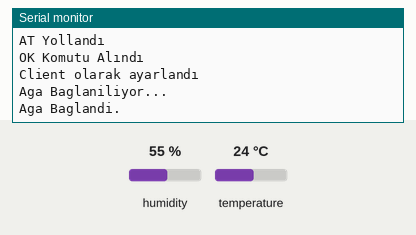
This sketch was run on a simulated Arduino Uno, built with avr-gcc and run on an emulated ATmega328P. Parts: the last lines printed to the serial monitor. Inputs (shaded band) come from the test bench; at power-on: humidity 55 %, temperature 24 °C. The modem accepts every AT command (registered, SIM ready, sends succeed) and sends nothing else.

Above: at 2.2 s.
2.3 s: humidity set to 22 %
At 5.5 s:
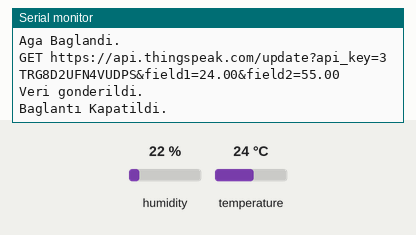
5.6 s: temperature set to 12 °C
7.1 s: humidity set to 40 %
At 10.0 s:
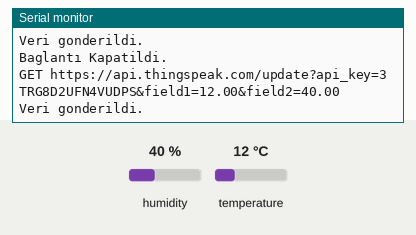

Measured:
- after the input at 7.1 s, the serial monitor: prints a new line after 2.1 s (image 2)

The sketch:

Esp_mdl.ino
```cpp
#include <SoftwareSerial.h>
#include "DHT.h" // Bu örnekte Adafruit'in DHT11 kütüphanesini kullanacağız
                 // Arduino IDE ana menüsünden Araçlar > Kütüphaneleri Yönet... ekranını açın
                 // DHT sensor library yazıp aratın
                 // Adafruit tarafından hazırlanmış kütüphaneyi tüm gereklilikleri ile
                 // birlikte kurun
String agAdi = "Ağ Adı";                 //Ağımızın adını buraya yazıyoruz.
String agSifresi = "Şifre";           //Ağımızın şifresini buraya yazıyoruz.

int rxPin = 10;                                               //ESP8266 RX pini
int txPin = 11;                                               //ESP8266 TX pini
int dht11Pin = 2;

String ip = "184.106.153.149";                                //Thingspeak ip adresi
float sicaklik, nem;

#define DHTTYPE DHT11     // Kütüphaneden sensör tipini seçiyoruz
DHT dht(dht11Pin, DHTTYPE); // Sensör pinimizi kütüphaneye tanıtıyoruz

SoftwareSerial esp(rxPin, txPin);                             //Seri haberleşme pin ayarlarını yapıyoruz.

void setup() {

dht.begin();            // Ölçüm başlasın
Serial.begin(9600);  //Seri port ile haberleşmemizi başlatıyoruz.
  Serial.println("Started");
  esp.begin(115200);                                          //ESP8266 ile seri haberleşmeyi başlatıyoruz.
  esp.println("AT");                                          //AT komutu ile modül kontrolünü yapıyoruz.
  Serial.println("AT Yollandı");
  while(!esp.find("OK")){                                     //Modül hazır olana kadar bekliyoruz.
    esp.println("AT");
    Serial.println("ESP8266 Bulunamadı.");
  }
  Serial.println("OK Komutu Alındı");
  esp.println("AT+CWMODE=1");                                 //ESP8266 modülünü client olarak ayarlıyoruz.
  while(!esp.find("OK")){                                     //Ayar yapılana kadar bekliyoruz.
    esp.println("AT+CWMODE=1");
    Serial.println("Ayar Yapılıyor....");
  }
  Serial.println("Client olarak ayarlandı");
  Serial.println("Aga Baglaniliyor...");
  esp.println("AT+CWJAP=\""+agAdi+"\",\""+agSifresi+"\"");    //Ağımıza bağlanıyoruz.
  while(!esp.find("OK"));                                     //Ağa bağlanana kadar bekliyoruz.
  Serial.println("Aga Baglandi.");
  delay(1000);


}

void loop() {
    esp.println("AT+CIPSTART=\"TCP\",\""+ip+"\",80");           //Thingspeak'e bağlanıyoruz.
  if(esp.find("Error")){                                      //Bağlantı hatası kontrolü yapıyoruz.
    Serial.println("AT+CIPSTART Error");
  }


  nem = dht.readHumidity();         // Nem ölçülüyor
  sicaklik = dht.readTemperature(); // Sıcaklık ölçülüyor

 String veri = "GET https://api.thingspeak.com/update?api_key=3TRG8D2UFN4VUDPS";   //Thingspeak komutu. Key kısmına kendi api keyimizi yazıyoruz.                                   //Göndereceğimiz sıcaklık değişkeni
  veri += "&field1=";
  veri += String(sicaklik);
  veri += "&field2=";
  veri += String(nem);                                        //Göndereceğimiz nem değişkeni
  veri += "\r\n\r\n";
  esp.print("AT+CIPSEND=");                                   //ESP'ye göndereceğimiz veri uzunluğunu veriyoruz.
  esp.println(veri.length()+2);
  delay(2000);
 if(esp.find(">")){                                          //ESP8266 hazır olduğunda içindeki komutlar çalışıyor.
    esp.print(veri);                                          //Veriyi gönderiyoruz.
    Serial.println(veri);
    Serial.println("Veri gonderildi.");
    delay(1000);
  }
  Serial.println("Baglantı Kapatildi.");
  esp.println("AT+CIPCLOSE");                                //Bağlantıyı kapatıyoruz
  delay(1000);                                               //Yeni veri gönderimi için 1 dakika bekliyoruz.

  if (isnan(nem) || isnan(sicaklik)) {    // Hata kontrolü yapalım, varsa uyaralım
    Serial.println("SENSÖR OKUMA HATASI! BAĞLANTILARI KONTROL EDİN");
    return;
  }
}
```
